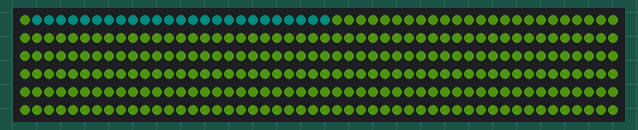
This sketch was run on a simulated ESP32. On the bench: 300 RGB LEDs in strip order, left to right, continuing on the next row. Dim RGB values are drawn brighter than linear; the strip is taken to match the declared colour order; random numbers use the default seed unless the sketch sets one.

Above: at 0.17 s.
At 4.44 s:
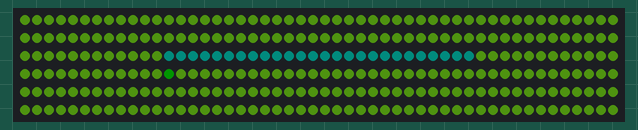
At 8.83 s:
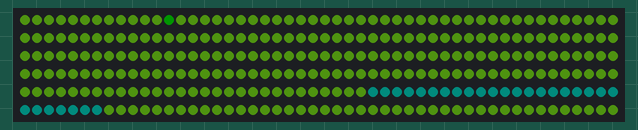
At 14.27 s:
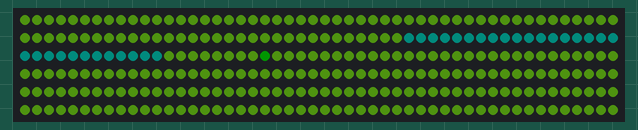
At 19.88 s:
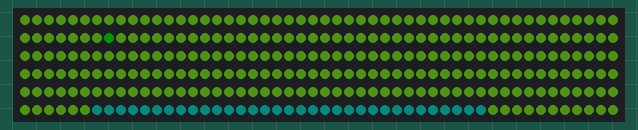
At 39.59 s:
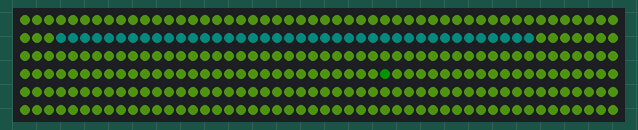

The sketch:

led_stripe.ino
```cpp
#include <Adafruit_NeoPixel.h>

#define LED_PIN    5
#define LED_COUNT  300
#define SNAKE_LENGTH_INIT 25
#define TARGET_LENGTH 150
#define BRIGHTNESS 20
#define SPEED_INIT 30

Adafruit_NeoPixel strip(LED_COUNT, LED_PIN, NEO_RGB + NEO_KHZ800);

uint32_t white = strip.Color(255, 255, 255);
uint32_t green = strip.Color(255, 0, 0);
uint32_t red = strip.Color(0, 255, 0);
uint32_t blue = strip.Color(0, 0, 255);
uint32_t rose_quartz = strip.Color(188, 235, 186);
uint32_t background = strip.Color(207, 156, 216);
uint32_t schmaddes = strip.Color(128, 232, 30);
uint32_t snake_colour = strip.Color(1, 144, 122);

long s;

int i = 0;
int speed;
int snake_length;

void init_background() {
  for(int k=0; k < LED_COUNT; k++) {
    strip.setPixelColor(k, schmaddes);
  }
  strip.setPixelColor(s, red);
}

void snake() {
  if (i == s) {
    long r;
    if (snake_length < TARGET_LENGTH) {
        snake_length++;
        speed--;
        r = random(LED_COUNT - snake_length);
        s = (i + r) % LED_COUNT;
        strip.setPixelColor(s, red);
    } else if (snake_length == TARGET_LENGTH) {
        snake_length++;
        speed--;
        r = random(LED_COUNT - snake_length);
        s = i + r;
        s = (i + r) % LED_COUNT;
        strip.setPixelColor(s, blue);
    } else {
        snake_length = SNAKE_LENGTH_INIT;
        speed = SPEED_INIT;
        r = random(LED_COUNT - snake_length);
        s = (i + r) % LED_COUNT;
        strip.setPixelColor(s, red);
    }
  }
  if (i < LED_COUNT) {
    strip.setPixelColor(i, schmaddes);
    int j = 1;
    for (j; j <= snake_length; j++) {
      strip.setPixelColor((i + j) % LED_COUNT, snake_colour);
    }
    strip.show();
    if (speed <= 0) {
        speed = 1;
    }
    delay(speed);
    i++;
  } else {
    i = 0;
  }
}

void setup() {
  Serial.begin(9600);
  strip.begin();
  strip.setBrightness(BRIGHTNESS);
  init_background();
  strip.show();
  speed = SPEED_INIT;
  snake_length = SNAKE_LENGTH_INIT;
  s = random(LED_COUNT);
}

void loop() {
  snake();
}
```
